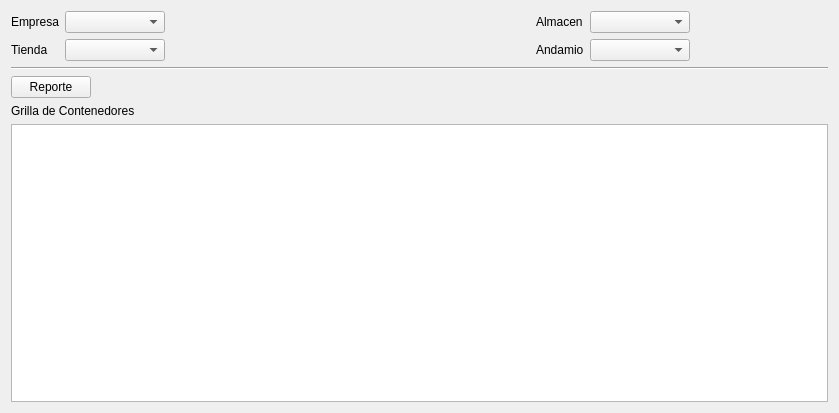
<?xml version="1.0" encoding="UTF-8"?>
<ui version="4.0">
 <class>ui_almacen</class>
 <widget class="QWidget" name="ui_almacen">
  <property name="geometry">
   <rect>
    <x>0</x>
    <y>0</y>
    <width>839</width>
    <height>413</height>
   </rect>
  </property>
  <property name="windowTitle">
   <string>Form</string>
  </property>
  <layout class="QGridLayout" name="gridLayout_2">
   <item row="0" column="0">
    <layout class="QVBoxLayout" name="verticalLayout">
     <item>
      <layout class="QGridLayout" name="gridLayout">
       <item row="0" column="0">
        <widget class="QLabel" name="label">
         <property name="text">
          <string>Empresa</string>
         </property>
        </widget>
       </item>
       <item row="0" column="1">
        <widget class="QComboBox" name="comboBox_Empresa">
         <property name="sizePolicy">
          <sizepolicy hsizetype="Preferred" vsizetype="Fixed">
           <horstretch>0</horstretch>
           <verstretch>0</verstretch>
          </sizepolicy>
         </property>
         <property name="minimumSize">
          <size>
           <width>100</width>
           <height>0</height>
          </size>
         </property>
         <property name="maximumSize">
          <size>
           <width>100</width>
           <height>16777215</height>
          </size>
         </property>
        </widget>
       </item>
       <item row="0" column="2">
        <spacer name="horizontalSpacer">
         <property name="orientation">
          <enum>Qt::Horizontal</enum>
         </property>
         <property name="sizeHint" stdset="0">
          <size>
           <width>448</width>
           <height>20</height>
          </size>
         </property>
        </spacer>
       </item>
       <item row="0" column="3">
        <widget class="QLabel" name="label_3">
         <property name="text">
          <string>Almacen</string>
         </property>
        </widget>
       </item>
       <item row="0" column="4">
        <widget class="QComboBox" name="comboBox_Almacen">
         <property name="minimumSize">
          <size>
           <width>100</width>
           <height>0</height>
          </size>
         </property>
         <property name="maximumSize">
          <size>
           <width>100</width>
           <height>16777215</height>
          </size>
         </property>
        </widget>
       </item>
       <item row="0" column="5">
        <widget class="QPushButton" name="pushButton_addAlmacen">
         <property name="sizePolicy">
          <sizepolicy hsizetype="Fixed" vsizetype="Fixed">
           <horstretch>0</horstretch>
           <verstretch>0</verstretch>
          </sizepolicy>
         </property>
         <property name="text">
          <string/>
         </property>
         <property name="icon">
          <iconset resource="../Icons/Icons.qrc">
           <normaloff>:/Icons/1349716423_sq_plus.png</normaloff>:/Icons/1349716423_sq_plus.png</iconset>
         </property>
         <property name="flat">
          <bool>true</bool>
         </property>
        </widget>
       </item>
       <item row="0" column="6">
        <widget class="QPushButton" name="pushButton_editAlmacen">
         <property name="sizePolicy">
          <sizepolicy hsizetype="Fixed" vsizetype="Fixed">
           <horstretch>0</horstretch>
           <verstretch>0</verstretch>
          </sizepolicy>
         </property>
         <property name="text">
          <string/>
         </property>
         <property name="icon">
          <iconset resource="../Icons/Icons.qrc">
           <normaloff>:/Icons/1349716425_doc_edit.png</normaloff>:/Icons/1349716425_doc_edit.png</iconset>
         </property>
         <property name="flat">
          <bool>true</bool>
         </property>
        </widget>
       </item>
       <item row="0" column="7">
        <widget class="QPushButton" name="pushButton_deleteAlmacen">
         <property name="sizePolicy">
          <sizepolicy hsizetype="Fixed" vsizetype="Fixed">
           <horstretch>0</horstretch>
           <verstretch>0</verstretch>
          </sizepolicy>
         </property>
         <property name="text">
          <string/>
         </property>
         <property name="icon">
          <iconset resource="../Icons/Icons.qrc">
           <normaloff>:/Icons/1349716432_round_minus.png</normaloff>:/Icons/1349716432_round_minus.png</iconset>
         </property>
         <property name="flat">
          <bool>true</bool>
         </property>
        </widget>
       </item>
       <item row="1" column="0">
        <widget class="QLabel" name="label_2">
         <property name="text">
          <string>Tienda   </string>
         </property>
        </widget>
       </item>
       <item row="1" column="1">
        <widget class="QComboBox" name="comboBox_Tienda">
         <property name="minimumSize">
          <size>
           <width>100</width>
           <height>0</height>
          </size>
         </property>
         <property name="maximumSize">
          <size>
           <width>100</width>
           <height>16777215</height>
          </size>
         </property>
        </widget>
       </item>
       <item row="1" column="2">
        <spacer name="horizontalSpacer_2">
         <property name="orientation">
          <enum>Qt::Horizontal</enum>
         </property>
         <property name="sizeHint" stdset="0">
          <size>
           <width>448</width>
           <height>20</height>
          </size>
         </property>
        </spacer>
       </item>
       <item row="1" column="3">
        <widget class="QLabel" name="label_4">
         <property name="text">
          <string>Andamio</string>
         </property>
        </widget>
       </item>
       <item row="1" column="4">
        <widget class="QComboBox" name="comboBox_Andamio">
         <property name="minimumSize">
          <size>
           <width>100</width>
           <height>0</height>
          </size>
         </property>
         <property name="maximumSize">
          <size>
           <width>100</width>
           <height>16777215</height>
          </size>
         </property>
        </widget>
       </item>
       <item row="1" column="5">
        <widget class="QPushButton" name="pushButton_addAndamio">
         <property name="sizePolicy">
          <sizepolicy hsizetype="Fixed" vsizetype="Fixed">
           <horstretch>0</horstretch>
           <verstretch>0</verstretch>
          </sizepolicy>
         </property>
         <property name="text">
          <string/>
         </property>
         <property name="icon">
          <iconset resource="../Icons/Icons.qrc">
           <normaloff>:/Icons/1349716423_sq_plus.png</normaloff>:/Icons/1349716423_sq_plus.png</iconset>
         </property>
         <property name="flat">
          <bool>true</bool>
         </property>
        </widget>
       </item>
       <item row="1" column="6">
        <widget class="QPushButton" name="pushButton_editAndamio">
         <property name="sizePolicy">
          <sizepolicy hsizetype="Fixed" vsizetype="Fixed">
           <horstretch>0</horstretch>
           <verstretch>0</verstretch>
          </sizepolicy>
         </property>
         <property name="text">
          <string/>
         </property>
         <property name="icon">
          <iconset resource="../Icons/Icons.qrc">
           <normaloff>:/Icons/1349716425_doc_edit.png</normaloff>:/Icons/1349716425_doc_edit.png</iconset>
         </property>
         <property name="flat">
          <bool>true</bool>
         </property>
        </widget>
       </item>
       <item row="1" column="7">
        <widget class="QPushButton" name="pushButton_deleteAndamio">
         <property name="sizePolicy">
          <sizepolicy hsizetype="Fixed" vsizetype="Fixed">
           <horstretch>0</horstretch>
           <verstretch>0</verstretch>
          </sizepolicy>
         </property>
         <property name="text">
          <string/>
         </property>
         <property name="icon">
          <iconset resource="../Icons/Icons.qrc">
           <normaloff>:/Icons/1349716432_round_minus.png</normaloff>:/Icons/1349716432_round_minus.png</iconset>
         </property>
         <property name="flat">
          <bool>true</bool>
         </property>
        </widget>
       </item>
      </layout>
     </item>
     <item>
      <widget class="Line" name="line">
       <property name="orientation">
        <enum>Qt::Horizontal</enum>
       </property>
      </widget>
     </item>
     <item>
      <layout class="QHBoxLayout" name="horizontalLayout">
       <item>
        <widget class="QPushButton" name="botonGenerarReporte">
         <property name="text">
          <string>Reporte</string>
         </property>
        </widget>
       </item>
       <item>
        <spacer name="horizontalSpacer_3">
         <property name="orientation">
          <enum>Qt::Horizontal</enum>
         </property>
         <property name="sizeHint" stdset="0">
          <size>
           <width>40</width>
           <height>20</height>
          </size>
         </property>
        </spacer>
       </item>
      </layout>
     </item>
     <item>
      <widget class="QLabel" name="label_5">
       <property name="text">
        <string>Grilla de Contenedores</string>
       </property>
      </widget>
     </item>
     <item>
      <widget class="QTableWidget" name="tableWidget_griContenedores">
       <property name="editTriggers">
        <set>QAbstractItemView::NoEditTriggers</set>
       </property>
       <property name="tabKeyNavigation">
        <bool>false</bool>
       </property>
       <property name="showDropIndicator" stdset="0">
        <bool>false</bool>
       </property>
       <property name="dragDropOverwriteMode">
        <bool>false</bool>
       </property>
       <property name="dragDropMode">
        <enum>QAbstractItemView::NoDragDrop</enum>
       </property>
       <property name="selectionMode">
        <enum>QAbstractItemView::SingleSelection</enum>
       </property>
       <property name="gridStyle">
        <enum>Qt::SolidLine</enum>
       </property>
       <property name="wordWrap">
        <bool>false</bool>
       </property>
       <property name="cornerButtonEnabled">
        <bool>false</bool>
       </property>
      </widget>
     </item>
    </layout>
   </item>
  </layout>
 </widget>
 <resources>
  <include location="../Icons/Icons.qrc"/>
 </resources>
 <connections/>
</ui>
